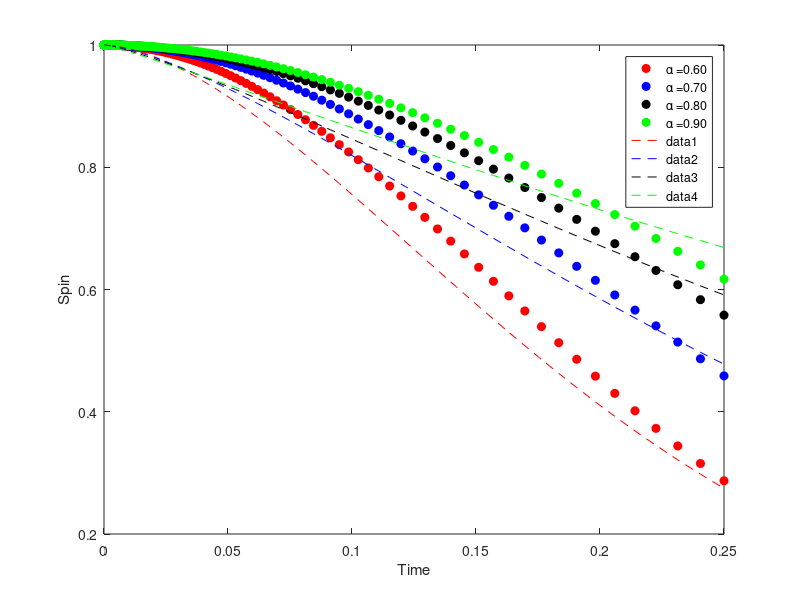

MATLAB code for this plot:
clear all;close all;clc;

d = 1; % dimension
J = 1; 
h = 0; % external field
alpha = [0.6 0.7 0.8 0.9];
%alpha = [0.1 0.2 0.3 0.4];

N = 50000;

time_init = 1e-9;
time_end = 0.25;
time_steps = 500;
time_span = logspace(log10(time_init),log10(time_end),time_steps);

pack_colors = ['r','b','k','g'];

for aa=1:length(alpha)    
    y_t = 0;
    logP = 0;
    
    tic;
    for i=1:N
        logP = logP + log(abs(cos(2*time_span/(min(i,N+1-i))^alpha(aa))));
    end
    toc;
    spin = 1.*cos(2*h*time_span).*exp(logP);
    



    if alpha(aa) < d/2
            y_t = 0.*time_span -2^(5+2*alpha(aa)-d);
            y_t = y_t*pi^(d/2  -2 );
            y_t = y_t/(  (d-2*alpha(aa))*gamma(d/2) );
            y_t = y_t*(J^2).*time_span.^2;
            y_t = y_t*(N.^(1  -2*alpha(aa)/d ));
            y_t = exp(y_t);
            to_show(aa,:) = y_t;
    else    
            y_t = -2^(2 - 2*alpha(aa));
            y_t = y_t*sqrt(pi);
            y_t = y_t/(  (2*alpha(aa) - 1)*gamma(1/2) );
            y_t = y_t.* abs(4*J.*time_span./pi).^(1/alpha(aa));
            
%             y_t = -2^(1 + d - 2*alpha(aa));
%             y_t = y_t*pi^(d/2);
%             y_t = y_t/(  (2*alpha(aa)-d)*gamma(d/2) );
%             y_t = y_t.* abs(4*J.*time_span./pi).^(d/alpha(aa));
            y_t = exp(y_t);
            to_show(aa,:) = y_t;
    end
    
    %hh = plot(time_span,y_t,'--',time_span,spin,'o')
    %%hh = plot(time_span,y_t,'--',time_span,spin,strcat(pack_colors(aa),'o'));
    hh = plot(time_span,spin,strcat(pack_colors(aa),'o'));
    Legenda{aa} = strcat('\alpha = ',sprintf('%.2f',alpha(aa)));
    set(hh, 'MarkerFaceColor', get(hh(1), 'Color'));
    
    %plot(time_span,y_t,'--');
    hold on
    
end
legend(Legenda,'Location','best')

for aa=1:4
    plot(time_span,to_show(aa,:),strcat(pack_colors(aa),'--'))
    hold on
end
xlabel('Time')
ylabel('Spin')